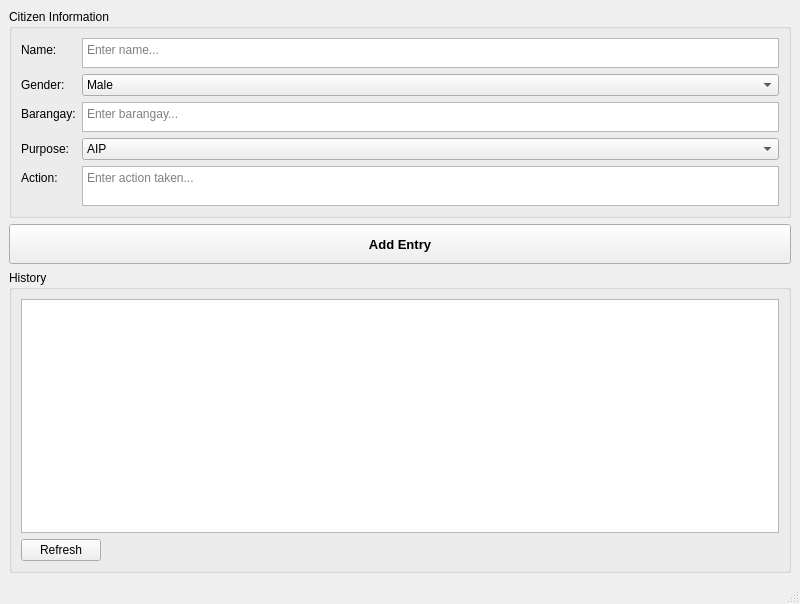
<?xml version="1.0" encoding="UTF-8"?>
<ui version="4.0">
 <class>MainWindow</class>
 <widget class="QMainWindow" name="MainWindow">
  <property name="geometry">
   <rect>
    <x>0</x>
    <y>0</y>
    <width>800</width>
    <height>604</height>
   </rect>
  </property>
  <property name="windowTitle">
   <string>CPDSO Barangay Assistance Log</string>
  </property>
  <widget class="QWidget" name="centralwidget">
   <layout class="QVBoxLayout" name="verticalLayout">
    <item>
     <widget class="QGroupBox" name="groupBox">
      <property name="title">
       <string>Citizen Information</string>
      </property>
      <layout class="QFormLayout" name="formLayout">
       <item row="0" column="0">
        <widget class="QLabel" name="label">
         <property name="text">
          <string>Name:</string>
         </property>
        </widget>
       </item>
       <item row="0" column="1">
        <widget class="QTextEdit" name="nameEdit">
         <property name="sizePolicy">
          <sizepolicy hsizetype="Expanding" vsizetype="Minimum">
           <horstretch>0</horstretch>
           <verstretch>0</verstretch>
          </sizepolicy>
         </property>
         <property name="maximumSize">
          <size>
           <width>16777215</width>
           <height>30</height>
          </size>
         </property>
         <property name="placeholderText">
          <string>Enter name...</string>
         </property>
        </widget>
       </item>
       <item row="1" column="0">
        <widget class="QLabel" name="label_3">
         <property name="text">
          <string>Gender:</string>
         </property>
        </widget>
       </item>
       <item row="1" column="1">
        <widget class="QComboBox" name="genderCombo">
         <item>
          <property name="text">
           <string>Male</string>
          </property>
         </item>
         <item>
          <property name="text">
           <string>Female</string>
          </property>
         </item>
        </widget>
       </item>
       <item row="2" column="0">
        <widget class="QLabel" name="label_4">
         <property name="text">
          <string>Barangay:</string>
         </property>
        </widget>
       </item>
       <item row="2" column="1">
        <widget class="QTextEdit" name="barangayEdit">
         <property name="sizePolicy">
          <sizepolicy hsizetype="Expanding" vsizetype="Minimum">
           <horstretch>0</horstretch>
           <verstretch>0</verstretch>
          </sizepolicy>
         </property>
         <property name="maximumSize">
          <size>
           <width>16777215</width>
           <height>30</height>
          </size>
         </property>
         <property name="placeholderText">
          <string>Enter barangay...</string>
         </property>
        </widget>
       </item>
       <item row="3" column="0">
        <widget class="QLabel" name="label_5">
         <property name="text">
          <string>Purpose:</string>
         </property>
        </widget>
       </item>
       <item row="3" column="1">
        <widget class="QComboBox" name="purposeCombo">
         <item>
          <property name="text">
           <string>AIP</string>
          </property>
         </item>
         <item>
          <property name="text">
           <string>GAD</string>
          </property>
         </item>
         <item>
          <property name="text">
           <string>BDP</string>
          </property>
         </item>
         <item>
          <property name="text">
           <string>Others</string>
          </property>
         </item>
        </widget>
       </item>
       <item row="4" column="0">
        <widget class="QLabel" name="label_6">
         <property name="text">
          <string>Action:</string>
         </property>
        </widget>
       </item>
       <item row="4" column="1">
        <widget class="QTextEdit" name="actionEdit">
         <property name="sizePolicy">
          <sizepolicy hsizetype="Expanding" vsizetype="Minimum">
           <horstretch>0</horstretch>
           <verstretch>0</verstretch>
          </sizepolicy>
         </property>
         <property name="maximumSize">
          <size>
           <width>16777215</width>
           <height>40</height>
          </size>
         </property>
         <property name="placeholderText">
          <string>Enter action taken...</string>
         </property>
        </widget>
       </item>
      </layout>
     </widget>
    </item>
    <item>
     <widget class="QPushButton" name="submitButton">
      <property name="sizePolicy">
       <sizepolicy hsizetype="Minimum" vsizetype="Fixed">
        <horstretch>0</horstretch>
        <verstretch>0</verstretch>
       </sizepolicy>
      </property>
      <property name="minimumSize">
       <size>
        <width>0</width>
        <height>40</height>
       </size>
      </property>
      <property name="font">
       <font>
        <pointsize>10</pointsize>
        <bold>true</bold>
       </font>
      </property>
      <property name="text">
       <string>Add Entry</string>
      </property>
     </widget>
    </item>
    <item>
     <widget class="QGroupBox" name="groupBox_2">
      <property name="title">
       <string>History</string>
      </property>
      <layout class="QVBoxLayout" name="verticalLayout_2">
       <item>
        <widget class="QTableView" name="historyTable">
         <property name="editTriggers">
          <set>QAbstractItemView::EditTrigger::DoubleClicked|QAbstractItemView::EditTrigger::EditKeyPressed</set>
         </property>
        </widget>
       </item>
       <item>
        <layout class="QHBoxLayout" name="horizontalLayout">
         <item>
          <widget class="QPushButton" name="refreshButton">
           <property name="text">
            <string>Refresh</string>
           </property>
          </widget>
         </item>
         <item>
          <spacer name="horizontalSpacer">
           <property name="orientation">
            <enum>Qt::Orientation::Horizontal</enum>
           </property>
           <property name="sizeHint" stdset="0">
            <size>
             <width>40</width>
             <height>20</height>
            </size>
           </property>
          </spacer>
         </item>
        </layout>
       </item>
      </layout>
     </widget>
    </item>
   </layout>
  </widget>
  <widget class="QStatusBar" name="statusbar"/>
 </widget>
 <resources/>
 <connections/>
</ui>
